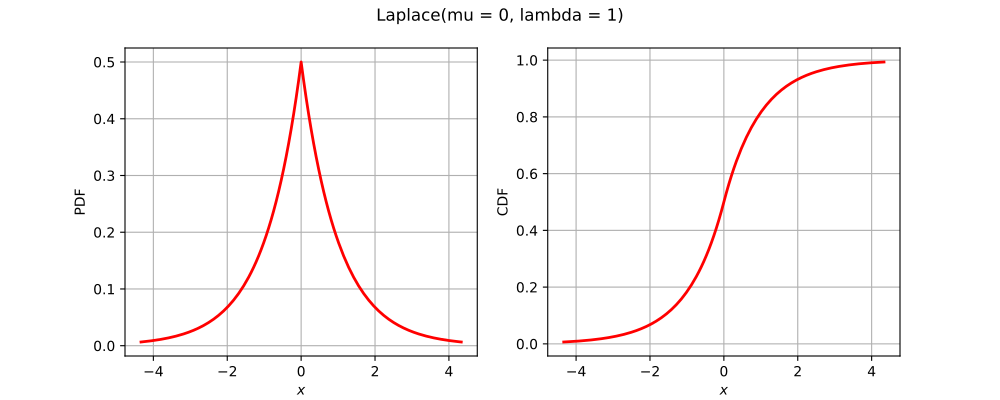

This figure's Python source:
import openturns as ot
from matplotlib import pyplot as plt
from openturns.viewer import View
if ot.Laplace().__class__.__name__ == 'Bernoulli':
    distribution = ot.Bernoulli(0.7)
elif ot.Laplace().__class__.__name__ == 'Binomial':
    distribution = ot.Binomial(5, 0.2)
elif ot.Laplace().__class__.__name__ == 'Hypergeometric':
    distribution = ot.Hypergeometric(10, 4, 7)
elif ot.Laplace().__class__.__name__ == 'CumulativeDistributionNetwork':
    coll = [ot.Normal(2),ot.Dirichlet([0.5, 1.0, 1.5])]
    distribution = ot.CumulativeDistributionNetwork(coll, ot.BipartiteGraph([[0,1], [0,1]]))
elif ot.Laplace().__class__.__name__ == 'Histogram':
    distribution = ot.Histogram([-1.0, 0.5, 1.0, 2.0], [0.45, 0.4, 0.15])
elif ot.Laplace().__class__.__name__ == 'KernelMixture':
    kernel = ot.Uniform()
    sample = ot.Normal().getSample(5)
    bandwith = [1.0]
    distribution = ot.KernelMixture(kernel, bandwith, sample)
elif ot.Laplace().__class__.__name__ == 'MaximumDistribution':
    coll = [ot.Uniform(2.5, 3.5), ot.LogUniform(1.0, 1.2), ot.Triangular(2.0, 3.0, 4.0)]
    distribution = ot.MaximumDistribution(coll)
elif ot.Laplace().__class__.__name__ == 'Multinomial':
    distribution = ot.Multinomial(5, [0.2])
elif ot.Laplace().__class__.__name__ == 'RandomMixture':
    coll = [ot.Triangular(0.0, 1.0, 5.0), ot.Uniform(-2.0, 2.0)]
    weights = [0.8, 0.2]
    cst = 3.0
    distribution = ot.RandomMixture(coll, weights, cst)
elif ot.Laplace().__class__.__name__ == 'TruncatedDistribution':
    distribution = ot.TruncatedDistribution(ot.Normal(2.0, 1.5), 1.0, 4.0)
elif ot.Laplace().__class__.__name__ == 'UserDefined':
    distribution = ot.UserDefined([[0.0], [1.0], [2.0]], [0.2, 0.7, 0.1])
elif ot.Laplace().__class__.__name__ == 'ZipfMandelbrot':
    distribution = ot.ZipfMandelbrot(10, 2.5, 0.3)
else:
    distribution = ot.Laplace()
dimension = distribution.getDimension()
title = str(distribution)[:100].split('\n')[0]
if dimension == 1:
    distribution.setDescription(['$x$'])
    pdf_graph = distribution.drawPDF()
    cdf_graph = distribution.drawCDF()
    fig = plt.figure(figsize=(10, 4))
    pdf_axis = fig.add_subplot(121)
    cdf_axis = fig.add_subplot(122)
    View(pdf_graph, figure=fig, axes=[pdf_axis], add_legend=False)
    View(cdf_graph, figure=fig, axes=[cdf_axis], add_legend=False)
    fig.suptitle(title)
elif dimension == 2:
    distribution.setDescription(['$x_1$', '$x_2$'])
    pdf_graph = distribution.drawPDF()
    pdf_graph.setTitle(title)
    fig = plt.figure(figsize=(10, 5))
    pdf_axis = fig.add_subplot(111)
    View(pdf_graph, figure=fig, axes=[pdf_axis], add_legend=False, square_axes=False)
